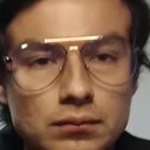
#> input picture Data_Face/Jair/face_1.jpg, 150 x 150 px, given in place of Video_Esteban.mp4, which was not available
$ python Facelog.py
#> lines starting #> are read from the running program, lines starting #| are printed output that depends on the picture; pictures that were not available may be replaced by others from this repository, and a replacement may not be noted
import cv2
import os
import imutils

person = 'Jair'
data_path = 'Data_Face'
person_path = data_path + '/' + person

if not os.path.exists(person_path):
    os.makedirs(person_path)

capture = cv2.VideoCapture('Video_Esteban.mp4')

face_classif = cv2.CascadeClassifier('haarcascade_frontalface_default.xml')
count = 0

while True:
    comp, frame = capture.read()
#> frame is the input picture: shape (150, 150, 3); mean B, G, R 72.4, 92.8, 124.9
    if comp == False: break
    frame = imutils.resize(frame, width=640)
#> frame: shape (640, 640, 3)
    gray = cv2.cvtColor(frame, cv2.COLOR_BGR2GRAY)
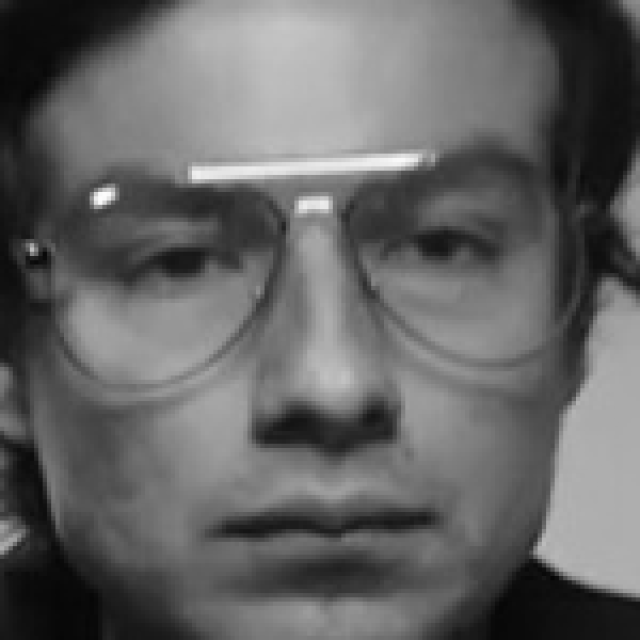
#> gray: shape (640, 640); min 5, max 252, mean 100.1
    aux_frame = frame.copy()

    faces = face_classif.detectMultiScale(gray, 1.3, 7)
#> faces = [[40, 36, 550, 550]]

    for (x, y, w, h) in faces:
        cv2.rectangle(frame, (x,y), (x + w, y + h), (0,255,0), 2)
        face = aux_frame[y:y+h, x:x+w]
        face = cv2.resize(face, (150,150), interpolation=cv2.INTER_CUBIC)
        cv2.imwrite(person_path + f'/face_{count}.jpg', face)
        count += 1
#> this loop made 1 pass
#> (x, y, w, h, count) on pass 1: (40, 36, 550, 550, 1)
#> pass 1, `face = aux_frame[y:y+h, x:x+w]`:
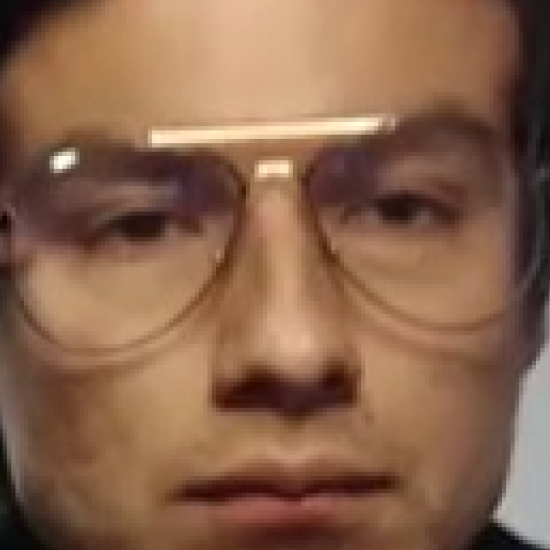
#> face: shape (550, 550, 3); mean B, G, R 75.7, 99.8, 137.8
#> after the loop:
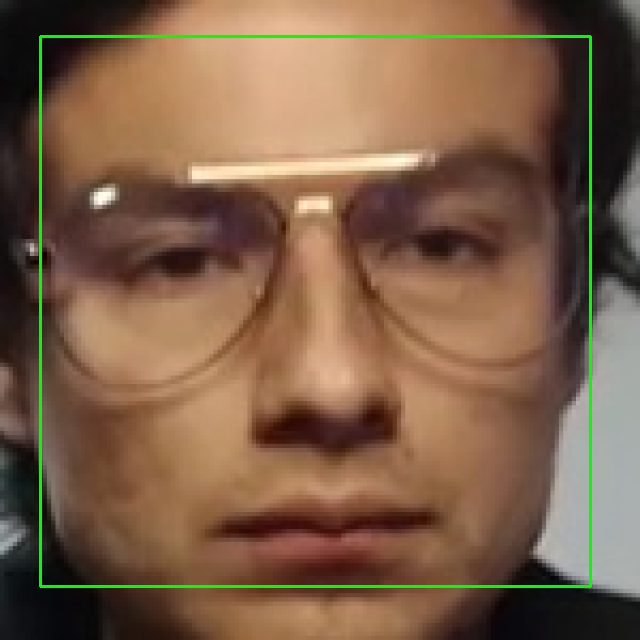
#> frame: shape (640, 640, 3); mean B, G, R 71.4, 95.7, 123.3
#> after the loop, count = 1
    cv2.imshow('frame', frame)
    key = cv2.waitKey(1)
#> (key Esc is pressed here)
    if key == 27 or count >= 300:
        break

capture.release()
cv2.destroyAllWindows()

$ run again, on Data_Face/Jair/face_109.jpg
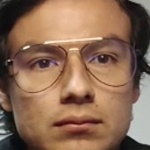
#> input picture Data_Face/Jair/face_109.jpg, 150 x 150 px, given in place of Video_Esteban.mp4, which was not available
#> frame is the input picture: shape (150, 150, 3); mean B, G, R 84.8, 106.9, 140.6
#> faces = [[35, 35, 559, 559]]
#> the loop `for (x, y, w, h) in faces:` made 1 pass
#> (x, y, w, h, count) on pass 1: (35, 35, 559, 559, 1)
#> pass 1, `face = aux_frame[y:y+h, x:x+w]`:
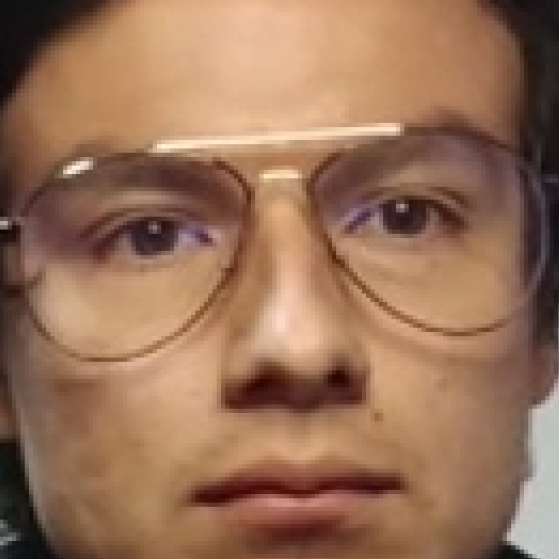
#> face: shape (559, 559, 3); mean B, G, R 87.7, 113, 152.4
#> after the loop `for (x, y, w, h) in faces:`:
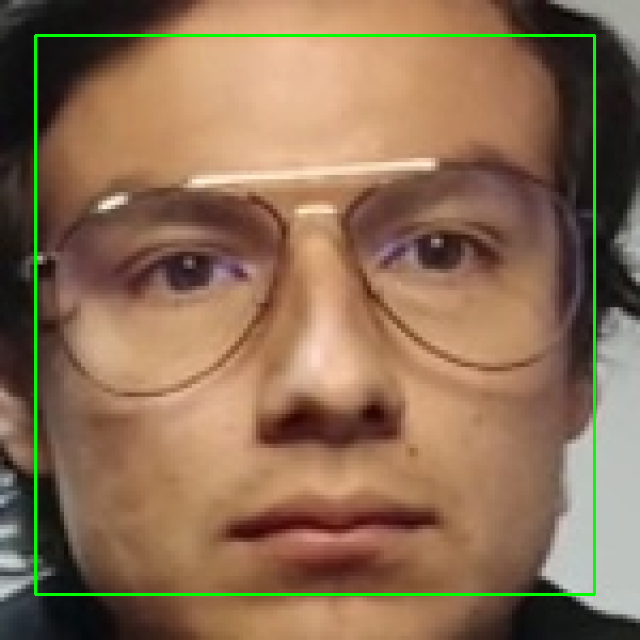
#> frame: shape (640, 640, 3); mean B, G, R 83.7, 109.7, 138.9
#> after the loop `for (x, y, w, h) in faces:`: count = 1
